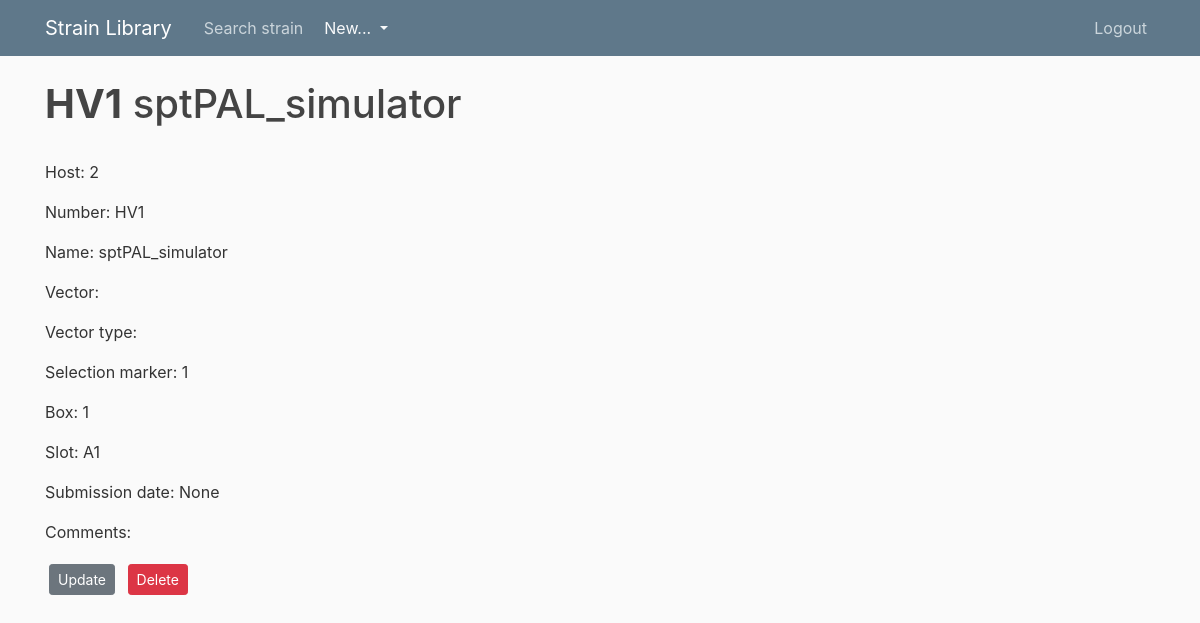
/strain/1/ (signed in), run on an earlier commit of the app's database.
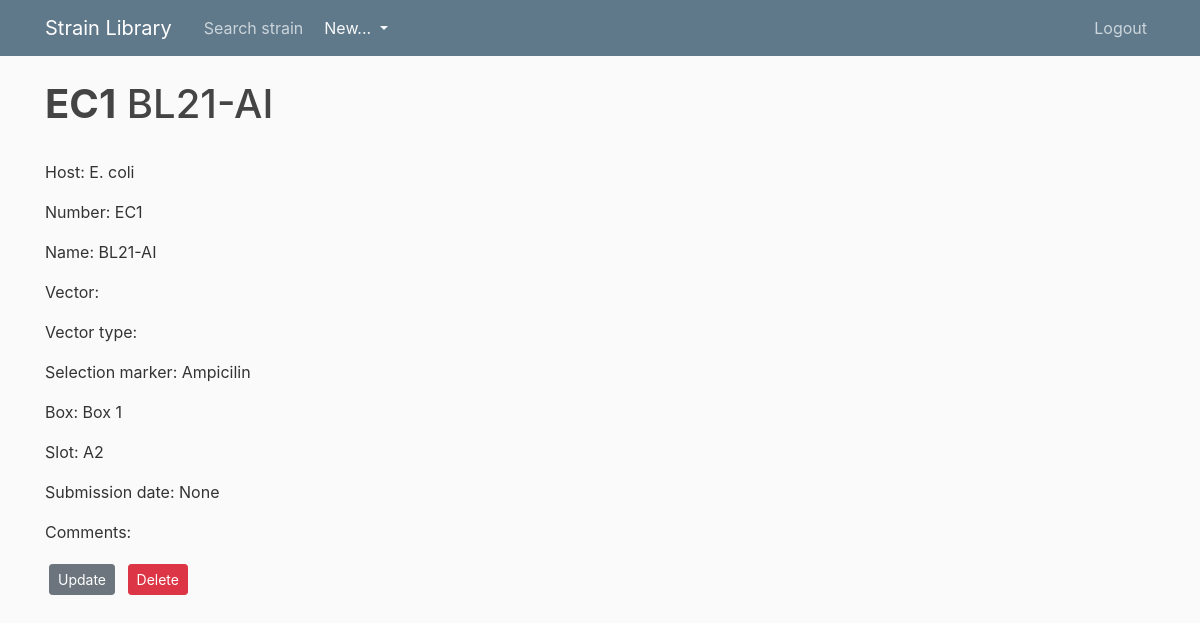
And on a later commit of the database.
### strain_library/models.py (models this page shows, shortened)
class Strain(db.Model):
    __tablename__ = 'strain'
    id = db.Column(db.Integer, primary_key=True)
    number = db.Column(db.String, nullable=False)
    name = db.Column(db.String, nullable=False)
    host = db.Column(db.String, nullable=False)
    vector = db.Column(db.String)
    vector_type = db.Column(db.String)
    selection_marker = db.Column(db.String)
    box = db.Column(db.String)
    slot = db.Column(db.String)
    date_of_creation = db.Column(db.Date)
    comments = db.Column(db.Text)
    user_id = db.Column(db.Integer, db.ForeignKey('user.id'), nullable=False)
    type = db.Column(db.String)
    __mapper_args__ = {
        'polymorphic_identity':'strain',
        'polymorphic_on':type
    }

### strain_library/routes.py (the view)
@app.route("/strain/<int:strain_id>/")
@login_required
def strain(strain_id):
    strain = Strain.query.get_or_404(strain_id)
    return render_template('strain.html', title=strain.name, strain=strain)

### strain_library/models.py (called while the page is built)
@login_manager.user_loader
def load_user(user_id):
    return User.query.get(int(user_id))

### strain_library/templates/strain.html (shortened to what this page needs)
{% extends "layout.html" %}
{% block content %}
<h1><b>{{ strain.number }}</b> {{ strain.name }}</h1>
<br>
<p>
  Host: {{ strain.host }}
</p>
<p>
  Number: {{ strain.number }}
</p>
<p>
  Name: {{ strain.name }}
</p>
<p>
  Vector: {{ strain.vector }}
</p>
<p>
  Vector type: {{ strain.vector_type }}
</p>
<p>
  Selection marker: {{ strain.selection_marker }}
</p>
<p>
  Box: {{ strain.box }}
</p>
<p>
  Slot: {{ strain.slot }}
</p>
<p>
  Submission date: {{ strain.date_of_creation }}
</p>
<p>
  Comments: {{ strain.comments }}
</p>
<div>
  <a class="btn btn-secondary btn-sm m-1" href="{{ url_for('update_strain', strain_id=strain.id) }}"> Update </a>
  <button type="button" class="btn btn-danger btn-sm m-1" data-toggle="modal" data-target="#deleteModal">Delete</button>
</div>
{% endblock content %}

### strain_library/templates/layout.html (shortened to what this page needs)
<!DOCTYPE html>
<html lang="en">
<head>
    <link rel="stylesheet" href="https://stackpath.bootstrapcdn.com/bootstrap/4.3.1/css/bootstrap.min.css">
    <link rel="stylesheet" type="text/css" href="{{ url_for('static', filename='main.css')}}">
</head>
<body>
    <header class="site-header">
        <nav class="navbar navbar-expand-md navbar-dark bg-steel fixed-top">
          <div class="container">
            <a class="navbar-brand mr-4" href="/">Strain Library</a>
            <div class="navbar-nav mr-auto">
              <a class="nav-item nav-link" href="{{ url_for('search_strain') }}">Search strain</a>
            </div>
            <div class="collapse navbar-collapse" id="navbarToggle">
              <div class="dropdown show mr-auto">
                <a class="btn dropdown-toggle text-light" href="#" role="button" id="dropdownMenuLink" data-toggle="dropdown" aria-haspopup="true" aria-expanded="false">
                  New...
                </a>
              </div>
              <div class="navbar-nav">
                {% if current_user.is_authenticated %}
                  <a class="nav-item nav-link" href="{{ url_for('logout') }}">Logout</a>
                {% else %}
                  <a class="nav-item nav-link" href="{{ url_for('login') }}">Login</a>
                  <a class="nav-item nav-link" href="{{ url_for('register') }}">Register</a>
                {% endif %}
              </div>
            </div>
          </div>
        </nav>
      </header>
      <main role="main" class="container">
        <div class="row">
          <div class="col-md-8">
            {% block content %}{% endblock %}
          </div>
        </div>
      </main>
</body>
</html>

### strain_library/static/main.css (style rules this page uses)
body { background: #fafafa; color: #333333; margin-top: 5rem; }
h1, h2, h3, h4, h5, h6 { color: #444444; }
.bg-steel { background-color: #5f788a; }
.site-header .navbar-nav .nav-link { color: #cbd5db; }

What changed in the data, as far as the page shows it:
changed Strain "None": number "HV1" → "EC1"; name "sptPAL_simulator" → "BL21-AI"; host "2" → "E. coli"; selection_marker "1" → "Ampicilin"; box "1" → "Box 1"; slot "A1" → "A2"
